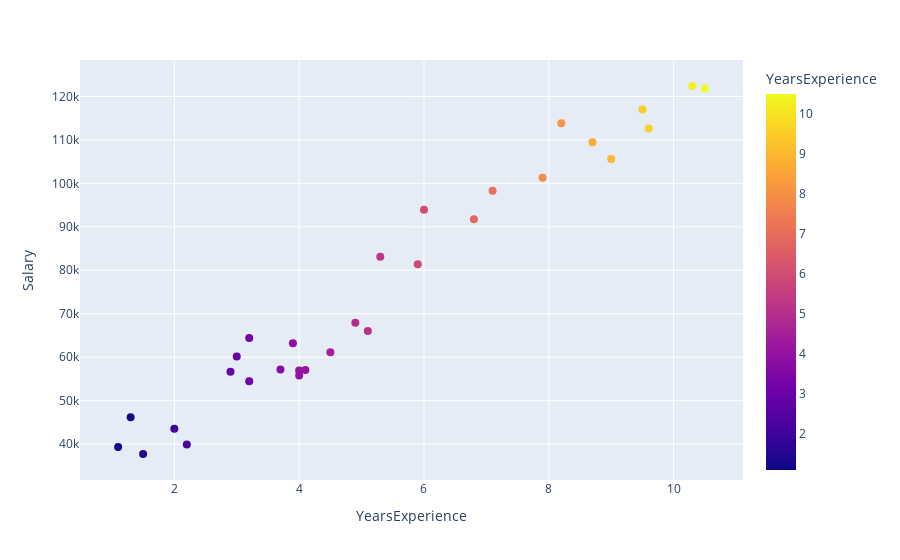

Notebook cell for this chart:
### Code cell
# python program to prediction of salary by using data visulisation,

import numpy
import pandas as pd
import matplotlib.pyplot as plt
import plotly.express as pl
import plotly.graph_objects as go
from sklearn.linear_model import LinearRegression 

Data=pd.read_csv("C:/Users/User7/Desktop/ML.WAR/Excel/Salary Data.csv")
Data

Data.isnull().any()

fig = pl.scatter(Data, y="Salary",
                 x="YearsExperience",
                 color="YearsExperience")



# The update_traces() method supports a selector argument to control which traces should be updated. 
fig.update_traces(marker_size=8)


# fig.show("png")

### Figure 1 — Plotly figure (JSON) as saved in the notebook; plotly's stock layout.template omitted (floating-point values rounded to 4 significant figures)
{"data": [{"hovertemplate": "YearsExperience=%{marker.color}<br>Salary=%{y}<extra></extra>", "legendgroup": "", "marker": {"color": [1.1, 1.3, 1.5, 2, 2.2, 2.9, 3, 3.2, 3.2, 3.7, 3.9, 4, 4, 4.1, 4.5, 4.9, 5.1, 5.3, 5.9, 6, 6.8, 7.1, 7.9, 8.2, 8.7, 9, 9.5, 9.6, 10.3, 10.5], "coloraxis": "coloraxis", "size": 8, "symbol": "circle"}, "mode": "markers", "name": "", "orientation": "v", "showlegend": false, "type": "scatter", "x": [1.1, 1.3, 1.5, 2, 2.2, 2.9, 3, 3.2, 3.2, 3.7, 3.9, 4, 4, 4.1, 4.5, 4.9, 5.1, 5.3, 5.9, 6, 6.8, 7.1, 7.9, 8.2, 8.7, 9, 9.5, 9.6, 10.3, 10.5], "xaxis": "x", "y": [39343, 46205, 37731, 43525, 39891, 56642, 60150, 54445, 64445, 57189, 63218, 55794, 56957, 57081, 61111, 67938, 66029, 83088, 81363, 93940, 91738, 98273, 101302, 113812, 109431, 105582, 116969, 112635, 122391, 121872], "yaxis": "y"}], "layout": {"coloraxis": {"colorbar": {"title": {"text": "YearsExperience"}}, "colorscale": [[0, "#0d0887"], [0.1111, "#46039f"], [0.2222, "#7201a8"], [0.3333, "#9c179e"], [0.4444, "#bd3786"], [0.5556, "#d8576b"], [0.6667, "#ed7953"], [0.7778, "#fb9f3a"], [0.8889, "#fdca26"], [1, "#f0f921"]]}, "legend": {"tracegroupgap": 0}, "margin": {"t": 60}, "xaxis": {"anchor": "y", "domain": [0, 1], "title": {"text": "YearsExperience"}}, "yaxis": {"anchor": "x", "domain": [0, 1], "title": {"text": "Salary"}}}}
